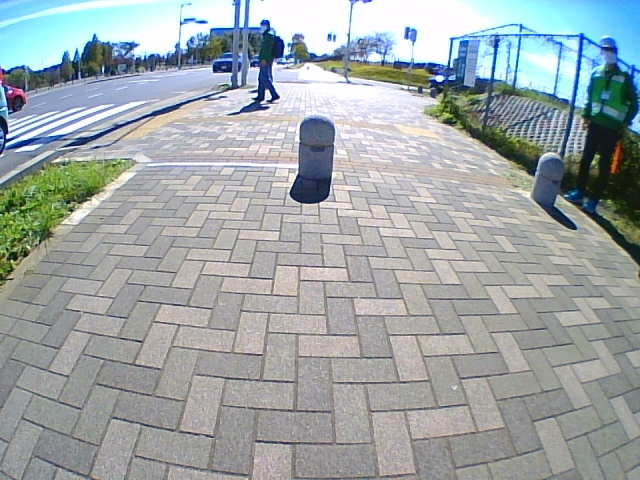
#> input picture image/tsukuba/frame_20.jpg, 640 x 480 px, given in place of frame000062.jpg, which was not available
$ python test004.py
#> lines starting #> are read from the running program, lines starting #| are printed output that depends on the picture; after the words box and inside, x2 and y2 are one past the last pixel; in counts of white or black regions, pixels touching at a corner belong together; long printed decimals are rounded; pictures that were not available may be replaced by others from this repository, and a replacement may not be noted
# from distutils.log import info
# from tkinter import image_names
# from types import GeneratorType

from multiprocessing.context import assert_spawning
from statistics import mode
from turtle import shape, up
from attr import assoc
from cv2 import cvtColor, sort, threshold
import std_msgs
import numpy as np
import cv2
from PIL import Image
import matplotlib.pyplot as plt
import numpy.linalg as LA
import math
import csv
from scipy import stats
# from keras.preprocessing import image
# matplotlib inline

path = "/home/fmasa/catkin_ws/src/detect_white_line/image/tsukuba/"
dir = "/home/fmasa/catkin_ws/src/detect_white_line/image/"
tsudanuma = "/home/fmasa/catkin_ws/src/detect_white_line/image/tsudanuma/"
tsudanuma_usb = "/home/fmasa/catkin_ws/src/detect_white_line/image/tsudanuma_usbcam_1030/"
day = "2021-10-30-10-"

size = (640, 480)
GAMMA = 2.5
over = 0
'''
select dir and image
'''
# [9 lines of commented-out code are left out]
img = cv2.imread(tsudanuma_usb + day + "54-09/frame000062.jpg")
#> img is the input picture: shape (480, 640, 3); mean B, G, R 167.2, 165.7, 157.8
# [4 lines of commented-out code are left out]

img2 = cv2.cvtColor(img, cv2.COLOR_BGR2RGB)


# [5 lines left out: function create_gamma_img, not called in this run]


# img2 = create_gamma_img(GAMMA, img2)
# plt.imshow(img2)

hsv_calc = cv2.cvtColor(img, cv2.COLOR_BGR2HSV)
#> hsv_calc: shape (480, 640, 3); mean H, S, V 73.4, 36, 174.1

# calc_hist
hist = cv2.calcHist([hsv_calc], [0], None, [256], [0, 256])
#> hist = 256 values, max 12522 at index 90, min 0 at index 180, mean 1200
# plt.plot(hist)
# mode
mode1, count = stats.mode(hsv_calc.ravel())
#> mode1 = 255; count = 33775
print("mode", mode1)
#| mode 255
# median
median = np.median(hsv_calc)
#> median = 92
print("median", median)
#| median 92.0
# average
mean = hsv_calc.mean()
#> mean = 94.5
print("avg", mean)
#| avg 94.500


np_img = np.array(img2)
img_copy = img.copy()

img_copy = cv2.medianBlur(img_copy, 5)
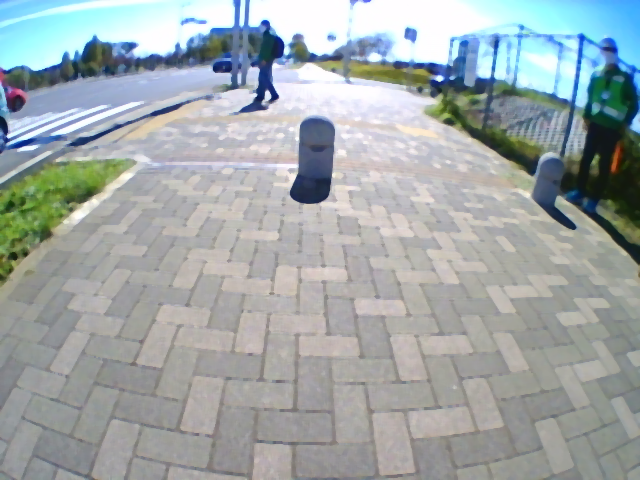
#> img_copy: shape (480, 640, 3); mean B, G, R 168.6, 167.3, 159.3
hsv = cv2.cvtColor(img_copy, cv2.COLOR_BGR2HSV)
#> hsv: shape (480, 640, 3); mean H, S, V 70.3, 34.6, 175.5
# tsukuba 60, 0, 150 : tsudanuma 60, 0, 240 : tsudanuma shadowb 60, 0, 230
lower_white = np.array([60, 0, 230])
# tsukuba 180, 45, 255 : tsudanuma 200, 45 ,255 : tsudanuma shadow 210, 60, 255
upper_white = np.array([200, 45, 255])

lower_silver = np.array([0, 0, 75])
upper_silver = np.array([0, 0, 200])

mask_white = cv2.inRange(hsv, lower_white, upper_white)
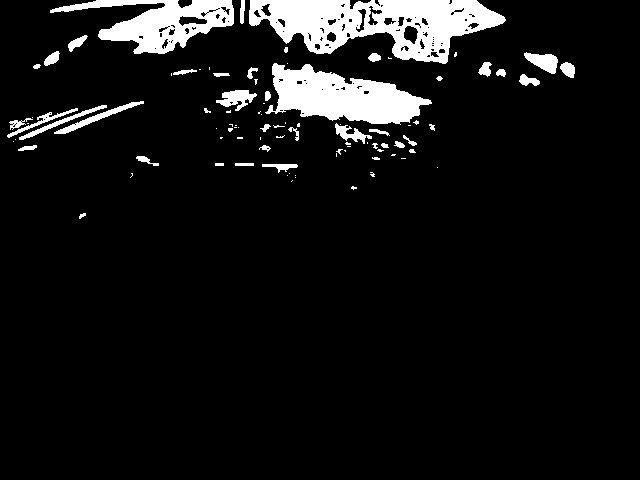
#> mask_white: shape (480, 640); 7.9% white; 92 white regions (50 under 20 px), largest, box (x1, y1, x2, y2) and area: (249, 0, 506, 64) 9150, (265, 63, 432, 125) 5889, (50, 0, 234, 54) 4449
res_white = cv2.bitwise_and(img_copy, img_copy, mask=mask_white)
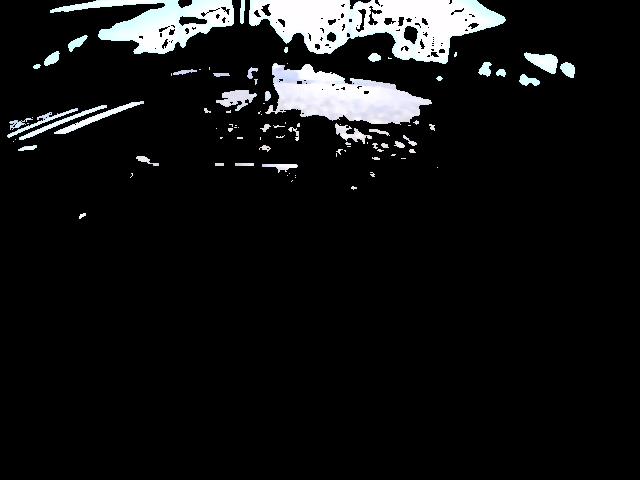
#> res_white: shape (480, 640, 3); mean B, G, R 20, 19.6, 19

mask_silver = cv2.inRange(hsv, lower_silver, upper_silver)
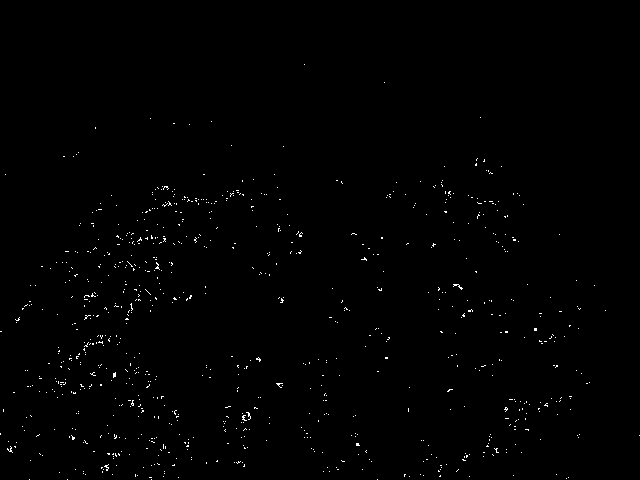
#> mask_silver: shape (480, 640); 0.59% white in thin lines or dots, all inside (x1, y1, x2, y2) = (0, 64, 640, 480)
res_silver = cv2.bitwise_and(img_copy, img_copy, mask=mask_silver)

plt.figure(figsize=(5, 5))
plt.xticks([]), plt.yticks([])
plt.imshow(res_white)
plt.show()


# plt.figure(figsize=(5, 5))
# # img2 = img[:, :, ::-1]
# plt.xticks([]), plt.yticks([])
# plt.imshow(img[:, ::-1])

gray = cv2.cvtColor(img, cv2.COLOR_BGR2GRAY)
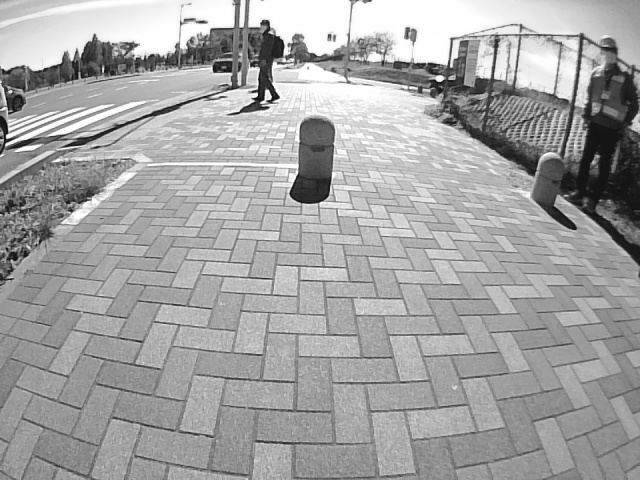
#> gray: shape (480, 640); min 16, max 255, mean 163.5
gray_white = cv2.cvtColor(res_white, cv2.COLOR_BGR2GRAY)
# cv2.imwrite("image/gray.jpg", gray)
img_p = gray_white
gray = gray_white

# [22 lines of commented-out code are left out]


# [8 lines left out: function template, not called in this run]


# template(dir + "template001.png")
# template(dir + "template002.png")
def calc_haarlike(crop_img):
    crop_img = crop_img[:, ::-1]

    threshold = 10
    rect_w = 8
    pattern_w = rect_w // 2
    width = crop_img.shape[0]

    peak_index = 0
    max_value = 0

    for index in range(width-rect_w):
        a1 = np.mean(crop_img[index: index+pattern_w, :])
        a2 = np.mean(crop_img[index+pattern_w: index+rect_w, :])
        H = a1-a2
        # [6 lines of commented-out code are left out]

        if max_value < H and H - max_value > threshold:
            max_value = H
            peak_index = index

    index = width - peak_index + rect_w
    return index if max_value > 0 else -1


def candidate_extraction(img):
    x = []
    y = []
    before_y = []
    regist = []
    global over
    h, w = img.shape[0], img.shape[1]
#> h = 480; w = 640
    wh = 8
    window_pos = np.array([
        [[100, 200], [108, 470]],
        [[168, 200], [176, 470]],
        [[236, 200], [244, 470]],
        [[316, 200], [324, 470]],
        [[400, 200], [408, 470]],
        [[470, 200], [478, 470]],
        [[540, 200], [548, 470]]
    ])
    for i, ((x1, y1), (x2, y2)) in enumerate(window_pos):
        crop_img = gray[y1: y2, x1: x2]
        cv2.rectangle(img2, (x1, y1), (x2, y2), (255, 0, 0), 1)
        peak_index = calc_haarlike(crop_img)
        cv2.circle(img2, (x2-4,  470 - peak_index),
                   4, (0, 0, 255), thickness=2)
        x.append(x2-4)
        y.append(-1*(470 - peak_index))
        before_y.append(470 - peak_index)
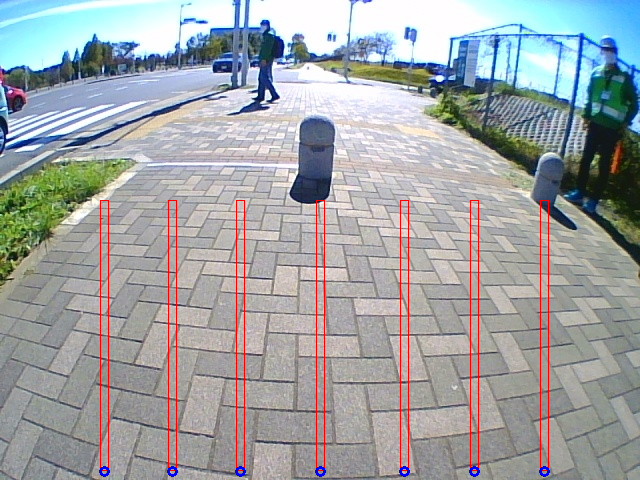
#> img2: shape (480, 640, 3); mean R, G, B 158.6, 163.5, 165.3
#> after the loop, before_y = [471, 471, 471, 471, 471, 471, 471]; x = [104, 172, 240, 320, 404, 474, 544]; y = [-471, -471, -471, -471, -471, -471, -471]

    # 外れ値除外 IQR 2, 4, 6
    sort_y = sorted(before_y)
#> sort_y = [471, 471, 471, 471, 471, 471, 471]
    # print(sort_y)
    range_IQR = int(sort_y[5]) - int(sort_y[1])
#> range_IQR = 0
    # print(range)
    lim_upper = -1 * (int(sort_y[5]) + (range_IQR * 1.5))
#> lim_upper = -471
    lim_lower = -1 * (int(sort_y[1]) - (range_IQR * 1.5))
#> lim_lower = -471
    print(lim_upper, lim_lower)
#| -471.0 -471.0
    for i in range(len(x)):
        y_ass = int(y[i])
        if y_ass <= lim_upper or y_ass >= lim_lower:
            print("外れ値検出：x", i)
            over += 1
            regist.append(y_ass)
#> this loop made 7 passes
#| 外れ値検出：x 0
#| 外れ値検出：x 1
#| 外れ値検出：x 2
#| 外れ値検出：x 3
#| 外れ値検出：x 4
#| 外れ値検出：x 5
#| 外れ値検出：x 6
#> after the loop, over = 7; regist = [-471, -471, -471, -471, -471, -471, -471]
    # del element of x and y list
    for j in range(len(regist)):
        local = regist.index(regist[j])
        del x[local]
        del y[local]

    # print(x, y)
    return x, y


# [84 lines left out: functions calc_line, calc_angle, draw_line, image_vector, hough, not called in this run]


# hough()
x, y = candidate_extraction(gray)
#> x = []; y = []
if over < 3:
    a, b = calc_line(x, y)
# print(a, b)
    draw_line(a, b)
# plt.figure(figsize=(5, 5))
# plt.xticks([]), plt.yticks([])
plt.imshow(img2)
# image_vector()
# print(np_img[0, 0, 1])


plt.show()

$ run again, on image/tsukuba/frame_221.jpg
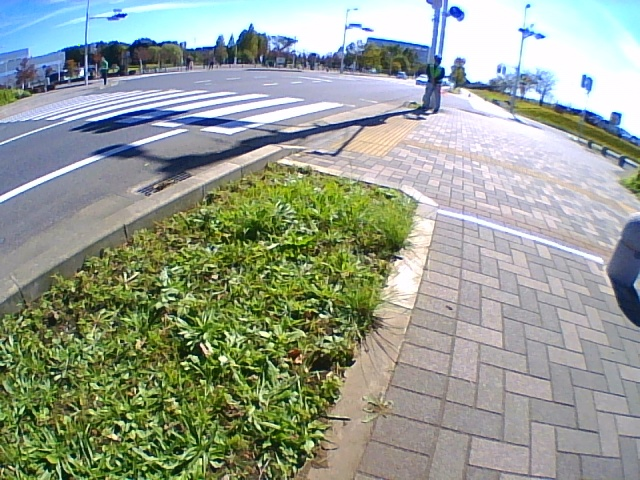
#> input picture image/tsukuba/frame_221.jpg, 640 x 480 px, given in place of frame000062.jpg, which was not available
#> img is the input picture: shape (480, 640, 3); mean B, G, R 143.4, 156.6, 148
#> hsv_calc: shape (480, 640, 3); mean H, S, V 76, 73.3, 167.1
#> hist = 256 values, max 12296 at index 90, min 0 at index 180, mean 1200
#> mode1 = 255; count = 46761
#| mode 255
#> median = 106
#| median 106.0
#> mean = 105.5
#| avg 105.453
#> hsv: shape (480, 640, 3); mean H, S, V 75.7, 70.5, 167.3
#> `mask_white = cv2.inRange(hsv, lower_white, upper_white)`:
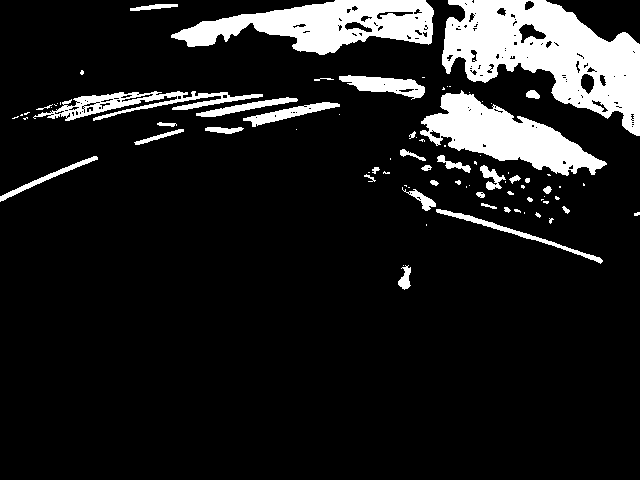
#> mask_white: shape (480, 640); 12.2% white; 83 white regions (48 under 20 px), largest, box (x1, y1, x2, y2) and area: (442, 0, 640, 136) 13874, (171, 0, 434, 55) 7834, (420, 90, 607, 176) 6997
#> mask_silver: shape (480, 640); 0.07% white in thin lines or dots, all inside (x1, y1, x2, y2) = (17, 65, 640, 479)
#> the loop in candidate_extraction, `for i, ((x1, y1), (x2, y2)) in enumerate(window_pos):` made 7 passes
#> peak_index on passes 1 to 7: -1, -1, -1, -1, 193, 260, 239
#> after the loop in candidate_extraction, `for i, ((x1, y1), (x2, y2)) in enumerate(window_pos):`: before_y = [471, 471, 471, 471, 277, 210, 231]; x = [104, 172, 240, 320, 404, 474, 544]; y = [-471, -471, -471, -471, -277, -210, -231]
#> sort_y = [210, 231, 277, 471, 471, 471, 471]
#> range_IQR = 240
#> lim_upper = -831
#> lim_lower = 129
#| -831.0 129.0
#> the loop in candidate_extraction, `for i in range(len(x)):` made 7 passes
#> y_ass on passes 1 to 7: -471, -471, -471, -471, -277, -210, -231
#> after the loop in candidate_extraction, `for i in range(len(x)):`: over = 0; regist = []
#> `x, y = candidate_extraction(gray)`: x = [104, 172, 240, 320, 404, 474, 544]; y = [-471, -471, -471, -471, -277, -210, -231]
#> in calc_line, `x = np.array(x)`: x = [104, 172, 240, 320, 404, 474, 544]
#> in calc_line, `y = np.array(y)`: y = [-471, -471, -471, -471, -277, -210, -231]
#> n = 7
#> in calc_line, `a = ((np.dot(x, y) - y.sum() * x.sum()/n) / ((x ** 2).sum() - x.sum()*..`: a = 0.696
#> in calc_line, `b = (y.sum() - a * x.sum())/n`: b = -596.2
#> `a, b = calc_line(x, y)`: a = 0.696; b = -596.2
#> in draw_line, `y2 = -1 * (a * 640 + b)`: y2 = 150.8
#> in draw_line, `b = int(b)`: b = -596
#> in draw_line, `y2 = int(y2)`: y2 = 150
#> y1 = 596
#> in calc_angle, `a = y1 - y2`: a = 446
#> tan = 0.697
#> deg = 34.87
#| degree: 34.87 度
#> in draw_line, `cv2.line(img2, (0, y1), (640, y2), (0, 255, 0), 2)`:
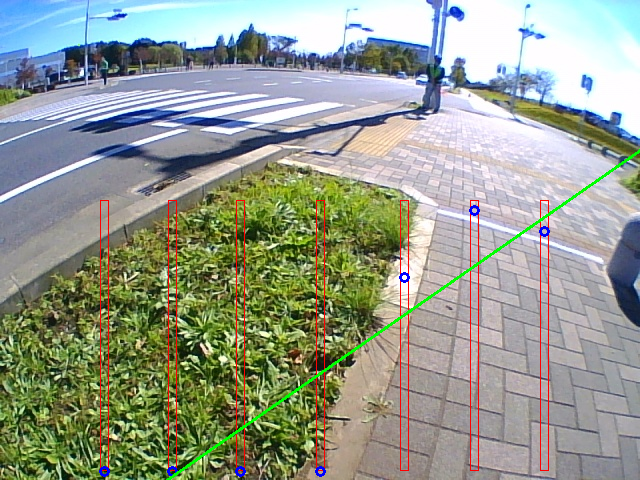
#> img2: shape (480, 640, 3); mean R, G, B 148.5, 155.3, 141.6

$ run again, on image/tsukuba/frame_223.jpg
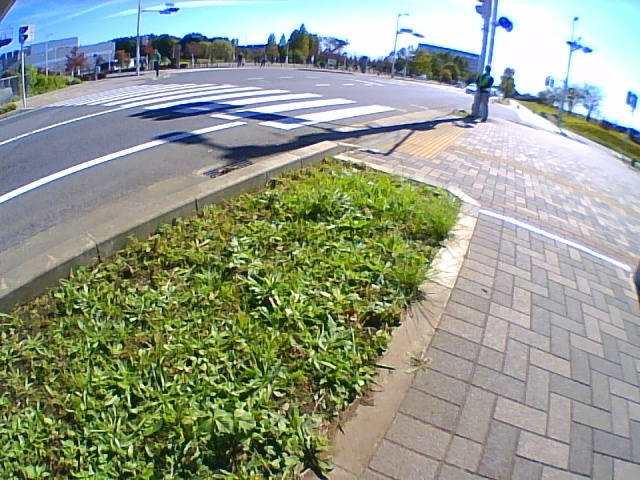
#> input picture image/tsukuba/frame_223.jpg, 640 x 480 px, given in place of frame000062.jpg, which was not available
#> img is the input picture: shape (480, 640, 3); mean B, G, R 137.5, 154.4, 146.1
#> hsv_calc: shape (480, 640, 3); mean H, S, V 70.2, 78.3, 164.5
#> hist = 256 values, max 12134 at index 90, min 0 at index 180, mean 1200
#> mode1 = 255; count = 44638
#| mode 255
#> median = 105
#| median 105.0
#> mean = 104.4
#| avg 104.352
#> hsv: shape (480, 640, 3); mean H, S, V 69.9, 75.5, 164.5
#> `mask_white = cv2.inRange(hsv, lower_white, upper_white)`:
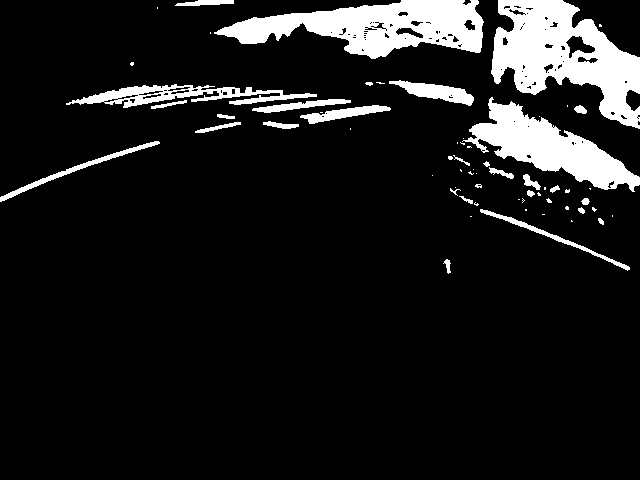
#> mask_white: shape (480, 640); 10.7% white; 64 white regions (35 under 20 px), largest, box (x1, y1, x2, y2) and area: (491, 0, 640, 129) 10018, (214, 0, 484, 59) 8578, (462, 97, 640, 192) 6395
#> mask_silver: shape (480, 640); 0.07% white in thin lines or dots, all inside (x1, y1, x2, y2) = (2, 62, 640, 480)
#> the loop in candidate_extraction, `for i, ((x1, y1), (x2, y2)) in enumerate(window_pos):` made 7 passes
#> peak_index on passes 1 to 7: -1, -1, -1, -1, -1, 277, 247
#> after the loop in candidate_extraction, `for i, ((x1, y1), (x2, y2)) in enumerate(window_pos):`: before_y = [471, 471, 471, 471, 471, 193, 223]; x = [104, 172, 240, 320, 404, 474, 544]; y = [-471, -471, -471, -471, -471, -193, -223]
#> sort_y = [193, 223, 471, 471, 471, 471, 471]
#> range_IQR = 248
#> lim_upper = -843
#> lim_lower = 149
#| -843.0 149.0
#> the loop in candidate_extraction, `for i in range(len(x)):` made 7 passes
#> y_ass on passes 1 to 7: -471, -471, -471, -471, -471, -193, -223
#> after the loop in candidate_extraction, `for i in range(len(x)):`: over = 0; regist = []
#> `x, y = candidate_extraction(gray)`: x = [104, 172, 240, 320, 404, 474, 544]; y = [-471, -471, -471, -471, -471, -193, -223]
#> in calc_line, `x = np.array(x)`: x = [104, 172, 240, 320, 404, 474, 544]
#> in calc_line, `y = np.array(y)`: y = [-471, -471, -471, -471, -471, -193, -223]
#> n = 7
#> in calc_line, `a = ((np.dot(x, y) - y.sum() * x.sum()/n) / ((x ** 2).sum() - x.sum()*..`: a = 0.622
#> in calc_line, `b = (y.sum() - a * x.sum())/n`: b = -596.6
#> `a, b = calc_line(x, y)`: a = 0.622; b = -596.6
#> in draw_line, `y2 = -1 * (a * 640 + b)`: y2 = 198.3
#> in draw_line, `b = int(b)`: b = -596
#> in draw_line, `y2 = int(y2)`: y2 = 198
#> y1 = 596
#> in calc_angle, `a = y1 - y2`: a = 398
#> tan = 0.622
#> deg = 31.88
#| degree: 31.88 度
#> in draw_line, `cv2.line(img2, (0, y1), (640, y2), (0, 255, 0), 2)`:
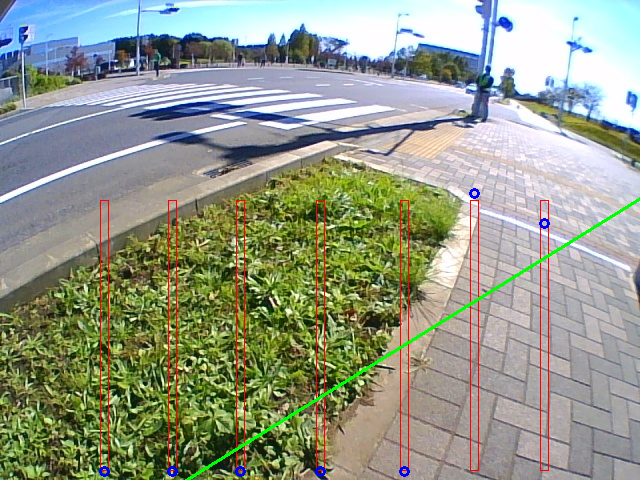
#> img2: shape (480, 640, 3); mean R, G, B 146.6, 153, 135.9

$ run again, on image/tsukuba/frame_224.jpg
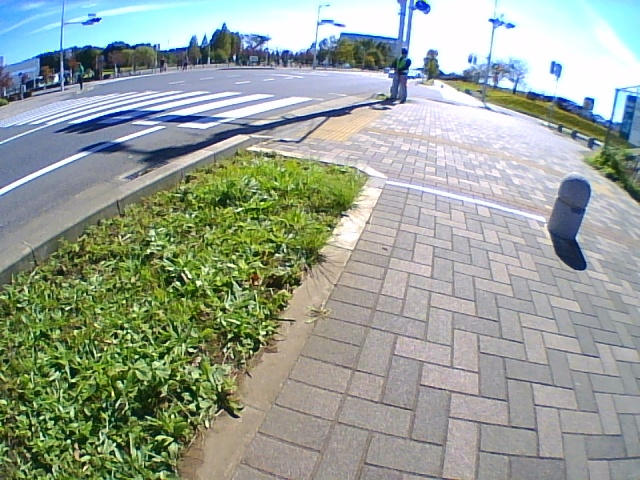
#> input picture image/tsukuba/frame_224.jpg, 640 x 480 px, given in place of frame000062.jpg, which was not available
#> img is the input picture: shape (480, 640, 3); mean B, G, R 149.1, 160, 150.3
#> hsv_calc: shape (480, 640, 3); mean H, S, V 74.8, 64.9, 169.7
#> hist = 256 values, max 12582 at index 90, min 0 at index 149, mean 1200
#> mode1 = 255; count = 42585
#| mode 255
#> median = 104
#| median 104.0
#> mean = 103.2
#| avg 103.154
#> hsv: shape (480, 640, 3); mean H, S, V 74, 62.4, 170.2
#> `mask_white = cv2.inRange(hsv, lower_white, upper_white)`:
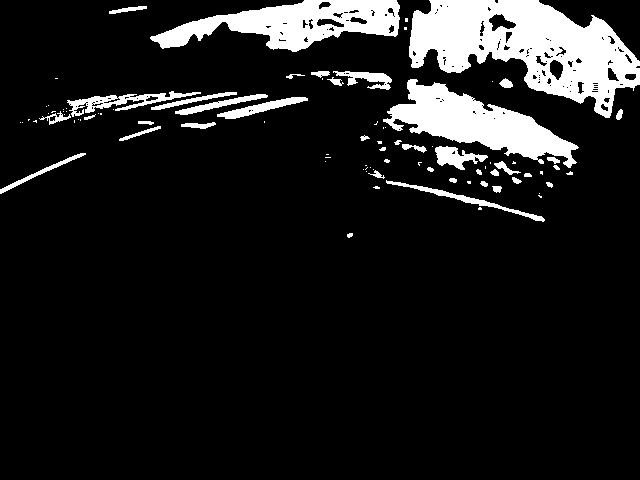
#> mask_white: shape (480, 640); 11.3% white; 91 white regions (51 under 20 px), largest, box (x1, y1, x2, y2) and area: (409, 0, 640, 118) 14229, (383, 79, 579, 168) 7034, (150, 0, 400, 52) 6585
#> mask_silver: shape (480, 640); 0.21% white in thin lines or dots, all inside (x1, y1, x2, y2) = (6, 114, 639, 480)
#> the loop in candidate_extraction, `for i, ((x1, y1), (x2, y2)) in enumerate(window_pos):` made 7 passes
#> peak_index on passes 1 to 7: -1, -1, -1, -1, -1, 278, 261
#> after the loop in candidate_extraction, `for i, ((x1, y1), (x2, y2)) in enumerate(window_pos):`: before_y = [471, 471, 471, 471, 471, 192, 209]; x = [104, 172, 240, 320, 404, 474, 544]; y = [-471, -471, -471, -471, -471, -192, -209]
#> sort_y = [192, 209, 471, 471, 471, 471, 471]
#> range_IQR = 262
#> lim_upper = -864
#> lim_lower = 184
#| -864.0 184.0
#> the loop in candidate_extraction, `for i in range(len(x)):` made 7 passes
#> y_ass on passes 1 to 7: -471, -471, -471, -471, -471, -192, -209
#> after the loop in candidate_extraction, `for i in range(len(x)):`: over = 0; regist = []
#> `x, y = candidate_extraction(gray)`: x = [104, 172, 240, 320, 404, 474, 544]; y = [-471, -471, -471, -471, -471, -192, -209]
#> in calc_line, `x = np.array(x)`: x = [104, 172, 240, 320, 404, 474, 544]
#> in calc_line, `y = np.array(y)`: y = [-471, -471, -471, -471, -471, -192, -209]
#> n = 7
#> in calc_line, `a = ((np.dot(x, y) - y.sum() * x.sum()/n) / ((x ** 2).sum() - x.sum()*..`: a = 0.643
#> in calc_line, `b = (y.sum() - a * x.sum())/n`: b = -601.2
#> `a, b = calc_line(x, y)`: a = 0.643; b = -601.2
#> in draw_line, `y2 = -1 * (a * 640 + b)`: y2 = 189.5
#> in draw_line, `b = int(b)`: b = -601
#> in draw_line, `y2 = int(y2)`: y2 = 189
#> y1 = 601
#> in calc_angle, `a = y1 - y2`: a = 412
#> tan = 0.644
#> deg = 32.77
#| degree: 32.77 度
#> in draw_line, `cv2.line(img2, (0, y1), (640, y2), (0, 255, 0), 2)`:
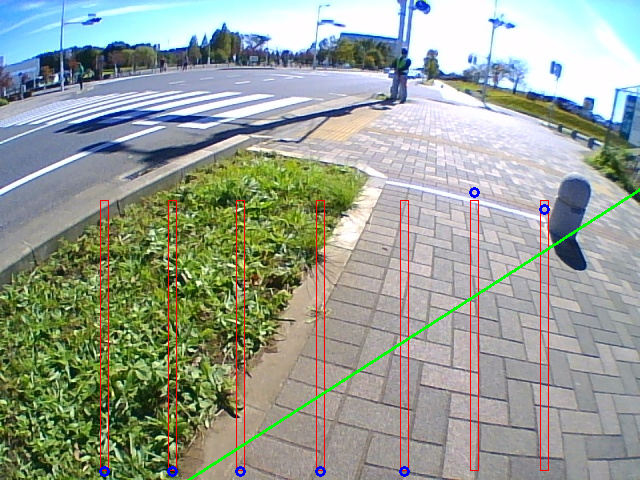
#> img2: shape (480, 640, 3); mean R, G, B 150.7, 158.4, 147
